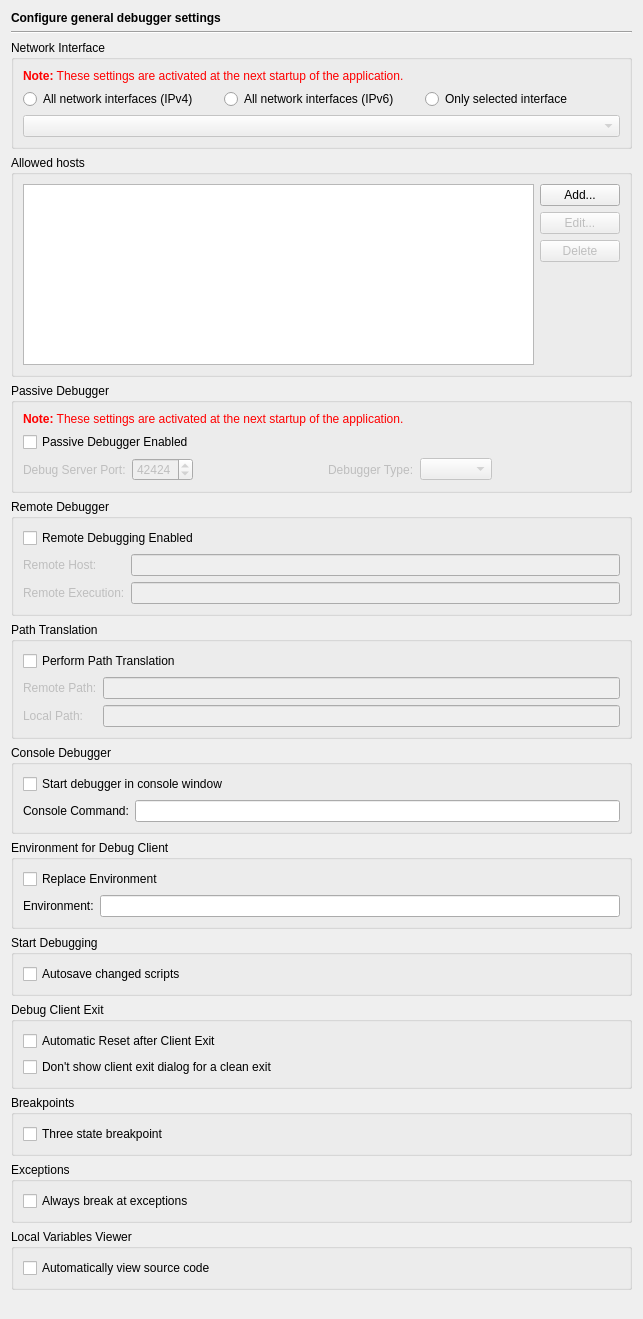
<?xml version="1.0" encoding="UTF-8"?>
<ui version="4.0">
 <class>DebuggerGeneralPage</class>
 <widget class="QWidget" name="DebuggerGeneralPage">
  <property name="geometry">
   <rect>
    <x>0</x>
    <y>0</y>
    <width>643</width>
    <height>1319</height>
   </rect>
  </property>
  <layout class="QVBoxLayout" name="verticalLayout_5">
   <item>
    <widget class="QLabel" name="headerLabel">
     <property name="text">
      <string>&lt;b&gt;Configure general debugger settings&lt;/b&gt;</string>
     </property>
    </widget>
   </item>
   <item>
    <widget class="Line" name="line11">
     <property name="frameShape">
      <enum>QFrame::HLine</enum>
     </property>
     <property name="frameShadow">
      <enum>QFrame::Sunken</enum>
     </property>
     <property name="orientation">
      <enum>Qt::Horizontal</enum>
     </property>
    </widget>
   </item>
   <item>
    <widget class="QGroupBox" name="groupBox_3">
     <property name="title">
      <string>Network Interface</string>
     </property>
     <layout class="QGridLayout" name="gridLayout_2">
      <item row="0" column="0" colspan="3">
       <widget class="QLabel" name="TextLabel1_2_3">
        <property name="text">
         <string>&lt;font color=&quot;#FF0000&quot;&gt;&lt;b&gt;Note:&lt;/b&gt; These settings are activated at the next startup of the application.&lt;/font&gt;</string>
        </property>
       </widget>
      </item>
      <item row="1" column="0">
       <widget class="QRadioButton" name="allInterfacesButton">
        <property name="toolTip">
         <string>Select to listen on all available network interfaces (IPv4 mode)</string>
        </property>
        <property name="text">
         <string>All network interfaces (IPv4)</string>
        </property>
       </widget>
      </item>
      <item row="1" column="1">
       <widget class="QRadioButton" name="all6InterfacesButton">
        <property name="toolTip">
         <string>Select to listen on all available network interfaces (IPv6 mode)</string>
        </property>
        <property name="text">
         <string>All network interfaces (IPv6)</string>
        </property>
       </widget>
      </item>
      <item row="1" column="2">
       <widget class="QRadioButton" name="selectedInterfaceButton">
        <property name="toolTip">
         <string>Select to listen on the configured interface</string>
        </property>
        <property name="text">
         <string>Only selected interface</string>
        </property>
       </widget>
      </item>
      <item row="2" column="0" colspan="3">
       <widget class="QComboBox" name="interfacesCombo">
        <property name="enabled">
         <bool>false</bool>
        </property>
        <property name="toolTip">
         <string>Select the network interface to listen on</string>
        </property>
       </widget>
      </item>
     </layout>
    </widget>
   </item>
   <item>
    <widget class="QGroupBox" name="groupBox_4">
     <property name="title">
      <string>Allowed hosts</string>
     </property>
     <layout class="QGridLayout">
      <item row="3" column="1">
       <spacer>
        <property name="orientation">
         <enum>Qt::Vertical</enum>
        </property>
        <property name="sizeHint" stdset="0">
         <size>
          <width>20</width>
          <height>40</height>
         </size>
        </property>
       </spacer>
      </item>
      <item row="2" column="1">
       <widget class="QPushButton" name="deleteAllowedHostButton">
        <property name="enabled">
         <bool>false</bool>
        </property>
        <property name="text">
         <string>Delete</string>
        </property>
       </widget>
      </item>
      <item row="1" column="1">
       <widget class="QPushButton" name="editAllowedHostButton">
        <property name="enabled">
         <bool>false</bool>
        </property>
        <property name="text">
         <string>Edit...</string>
        </property>
       </widget>
      </item>
      <item row="0" column="1">
       <widget class="QPushButton" name="addAllowedHostButton">
        <property name="text">
         <string>Add...</string>
        </property>
       </widget>
      </item>
      <item row="0" column="0" rowspan="4">
       <widget class="QListWidget" name="allowedHostsList">
        <property name="sizePolicy">
         <sizepolicy hsizetype="Expanding" vsizetype="Preferred">
          <horstretch>0</horstretch>
          <verstretch>0</verstretch>
         </sizepolicy>
        </property>
       </widget>
      </item>
     </layout>
    </widget>
   </item>
   <item>
    <widget class="QGroupBox" name="passiveDbgGroup">
     <property name="title">
      <string>Passive Debugger</string>
     </property>
     <layout class="QGridLayout" name="gridLayout">
      <item row="0" column="0" colspan="6">
       <widget class="QLabel" name="TextLabel1_2_2">
        <property name="text">
         <string>&lt;font color=&quot;#FF0000&quot;&gt;&lt;b&gt;Note:&lt;/b&gt; These settings are activated at the next startup of the application.&lt;/font&gt;</string>
        </property>
       </widget>
      </item>
      <item row="1" column="0" colspan="6">
       <widget class="QCheckBox" name="passiveDbgCheckBox">
        <property name="toolTip">
         <string>Enables the passive debug mode</string>
        </property>
        <property name="whatsThis">
         <string>&lt;b&gt;Passive Debugger Enabled&lt;/b&gt;
&lt;p&gt;This enables the passive debugging mode. In this mode the debug client (the script) connects to the debug server (the IDE). The script is started outside the IDE. This way mod_python or Zope scripts can be debugged.&lt;/p&gt;</string>
        </property>
        <property name="text">
         <string>Passive Debugger Enabled</string>
        </property>
       </widget>
      </item>
      <item row="2" column="0">
       <widget class="QLabel" name="passiveDbgPortLabel">
        <property name="enabled">
         <bool>false</bool>
        </property>
        <property name="text">
         <string>Debug Server Port:</string>
        </property>
       </widget>
      </item>
      <item row="2" column="1">
       <widget class="QSpinBox" name="passiveDbgPortSpinBox">
        <property name="enabled">
         <bool>false</bool>
        </property>
        <property name="toolTip">
         <string>Enter the port the debugger should listen on</string>
        </property>
        <property name="whatsThis">
         <string>&lt;b&gt;Debug Server Port&lt;/b&gt;
&lt;p&gt;Enter the port the debugger should listen on.&lt;/p&gt;</string>
        </property>
        <property name="minimum">
         <number>1024</number>
        </property>
        <property name="maximum">
         <number>65535</number>
        </property>
        <property name="value">
         <number>42424</number>
        </property>
       </widget>
      </item>
      <item row="2" column="2">
       <spacer name="horizontalSpacer_2">
        <property name="orientation">
         <enum>Qt::Horizontal</enum>
        </property>
        <property name="sizeHint" stdset="0">
         <size>
          <width>91</width>
          <height>20</height>
         </size>
        </property>
       </spacer>
      </item>
      <item row="2" column="3">
       <widget class="QLabel" name="label">
        <property name="enabled">
         <bool>false</bool>
        </property>
        <property name="text">
         <string>Debugger Type:</string>
        </property>
       </widget>
      </item>
      <item row="2" column="4">
       <widget class="QComboBox" name="passiveDbgBackendCombo">
        <property name="enabled">
         <bool>false</bool>
        </property>
        <property name="toolTip">
         <string>Select the debugger type of the backend</string>
        </property>
       </widget>
      </item>
      <item row="2" column="5">
       <spacer name="horizontalSpacer">
        <property name="orientation">
         <enum>Qt::Horizontal</enum>
        </property>
        <property name="sizeHint" stdset="0">
         <size>
          <width>91</width>
          <height>20</height>
         </size>
        </property>
       </spacer>
      </item>
     </layout>
    </widget>
   </item>
   <item>
    <widget class="QGroupBox" name="groupBox_2">
     <property name="title">
      <string>Remote Debugger</string>
     </property>
     <layout class="QGridLayout">
      <item row="2" column="0">
       <widget class="QLabel" name="execLabel">
        <property name="enabled">
         <bool>false</bool>
        </property>
        <property name="text">
         <string>Remote Execution:</string>
        </property>
        <property name="buddy">
         <cstring>execLineEdit</cstring>
        </property>
       </widget>
      </item>
      <item row="2" column="1">
       <widget class="QLineEdit" name="execLineEdit">
        <property name="enabled">
         <bool>false</bool>
        </property>
        <property name="toolTip">
         <string>Enter the remote execution command.</string>
        </property>
        <property name="whatsThis">
         <string>&lt;b&gt;Remote Execution&lt;/b&gt;
&lt;p&gt;Enter the remote execution command (e.g. ssh). This command is used to log into the remote host and execute the remote debugger.&lt;/p&gt;</string>
        </property>
       </widget>
      </item>
      <item row="1" column="1">
       <widget class="QLineEdit" name="hostLineEdit">
        <property name="enabled">
         <bool>false</bool>
        </property>
        <property name="toolTip">
         <string>Enter the hostname of the remote machine.</string>
        </property>
        <property name="whatsThis">
         <string>&lt;b&gt;Remote Host&lt;/b&gt;
&lt;p&gt;Enter the hostname of the remote machine.&lt;/p&gt;</string>
        </property>
       </widget>
      </item>
      <item row="1" column="0">
       <widget class="QLabel" name="hostLabel">
        <property name="enabled">
         <bool>false</bool>
        </property>
        <property name="text">
         <string>Remote Host:</string>
        </property>
        <property name="buddy">
         <cstring>hostLineEdit</cstring>
        </property>
       </widget>
      </item>
      <item row="0" column="0" colspan="2">
       <widget class="QCheckBox" name="remoteCheckBox">
        <property name="toolTip">
         <string>Enable remote debugging</string>
        </property>
        <property name="whatsThis">
         <string>This enables the remote debugger. Please enter the hostname of the remote machine and the command for the remote execution (e.g. ssh) below.</string>
        </property>
        <property name="text">
         <string>Remote Debugging Enabled</string>
        </property>
       </widget>
      </item>
     </layout>
    </widget>
   </item>
   <item>
    <widget class="QGroupBox" name="dbgPathTranslationGroup">
     <property name="title">
      <string>Path Translation</string>
     </property>
     <layout class="QGridLayout" name="_2">
      <item row="0" column="0" colspan="2">
       <widget class="QCheckBox" name="dbgPathTranslationCheckBox">
        <property name="toolTip">
         <string>Select to perform path translation</string>
        </property>
        <property name="text">
         <string>Perform Path Translation</string>
        </property>
       </widget>
      </item>
      <item row="2" column="0">
       <widget class="QLabel" name="textLabel2_9">
        <property name="enabled">
         <bool>false</bool>
        </property>
        <property name="text">
         <string>Local Path:</string>
        </property>
       </widget>
      </item>
      <item row="2" column="1">
       <widget class="QLineEdit" name="dbgTranslationLocalEdit">
        <property name="enabled">
         <bool>false</bool>
        </property>
        <property name="toolTip">
         <string>Enter the local path</string>
        </property>
       </widget>
      </item>
      <item row="1" column="1">
       <widget class="QLineEdit" name="dbgTranslationRemoteEdit">
        <property name="enabled">
         <bool>false</bool>
        </property>
        <property name="toolTip">
         <string>Enter the remote path</string>
        </property>
       </widget>
      </item>
      <item row="1" column="0">
       <widget class="QLabel" name="textLabel1_18">
        <property name="enabled">
         <bool>false</bool>
        </property>
        <property name="text">
         <string>Remote Path:</string>
        </property>
       </widget>
      </item>
     </layout>
    </widget>
   </item>
   <item>
    <widget class="QGroupBox" name="groupBox_6">
     <property name="title">
      <string>Console Debugger</string>
     </property>
     <layout class="QGridLayout" name="_4">
      <item row="1" column="1">
       <widget class="QLineEdit" name="consoleDbgEdit">
        <property name="toolTip">
         <string>Enter the console command (e.g. xterm -e)</string>
        </property>
        <property name="whatsThis">
         <string>&lt;b&gt;Console Command&lt;/b&gt;
&lt;p&gt;Enter the console command (e.g. xterm -e). This command is used to open a command window for the debugger.&lt;/p&gt;</string>
        </property>
       </widget>
      </item>
      <item row="1" column="0">
       <widget class="QLabel" name="textLabel1_17">
        <property name="text">
         <string>Console Command:</string>
        </property>
       </widget>
      </item>
      <item row="0" column="0" colspan="2">
       <widget class="QCheckBox" name="consoleDbgCheckBox">
        <property name="toolTip">
         <string>Select to start the debugger in a console window (e.g. xterm)</string>
        </property>
        <property name="text">
         <string>Start debugger in console window</string>
        </property>
       </widget>
      </item>
     </layout>
    </widget>
   </item>
   <item>
    <widget class="QGroupBox" name="groupBox_5">
     <property name="title">
      <string>Environment for Debug Client</string>
     </property>
     <layout class="QGridLayout" name="_3">
      <item row="0" column="0" colspan="2">
       <widget class="QCheckBox" name="debugEnvironReplaceCheckBox">
        <property name="toolTip">
         <string>Select, if the environment should be replaced.</string>
        </property>
        <property name="whatsThis">
         <string>&lt;b&gt;Replace Environment&lt;/b&gt;
&lt;p&gt;If this entry is checked, the environment of the debugger will be replaced by the entries of the environment variables field. If it is unchecked, the environment will be ammended by these settings.&lt;/p&gt;</string>
        </property>
        <property name="text">
         <string>Replace Environment</string>
        </property>
       </widget>
      </item>
      <item row="1" column="0">
       <widget class="QLabel" name="textLabel1_16">
        <property name="text">
         <string>Environment:</string>
        </property>
       </widget>
      </item>
      <item row="1" column="1">
       <widget class="QLineEdit" name="debugEnvironEdit">
        <property name="toolTip">
         <string>Enter the environment variables to be set.</string>
        </property>
        <property name="whatsThis">
         <string>&lt;b&gt;Environment&lt;/b&gt;
&lt;p&gt;Enter the environment variables to be set for the debugger. The individual settings must be separate by whitespace and be given in the form 'var=value'.&lt;/p&gt;
&lt;p&gt;Example: var1=1 var2=&quot;hello world&quot;&lt;/p&gt;</string>
        </property>
       </widget>
      </item>
     </layout>
    </widget>
   </item>
   <item>
    <widget class="QGroupBox" name="groupBox">
     <property name="title">
      <string>Start Debugging</string>
     </property>
     <layout class="QVBoxLayout" name="verticalLayout">
      <item>
       <widget class="QCheckBox" name="debugAutoSaveScriptsCheckBox">
        <property name="toolTip">
         <string>Select, whether changed scripts should be saved upon a debug, run, ... action.</string>
        </property>
        <property name="text">
         <string>Autosave changed scripts</string>
        </property>
       </widget>
      </item>
     </layout>
    </widget>
   </item>
   <item>
    <widget class="QGroupBox" name="groupBox_7">
     <property name="title">
      <string>Debug Client Exit</string>
     </property>
     <layout class="QVBoxLayout" name="verticalLayout_3">
      <item>
       <widget class="QCheckBox" name="automaticResetCheckBox">
        <property name="toolTip">
         <string>Select, whether a reset of the debug client should be performed after a client exit</string>
        </property>
        <property name="text">
         <string>Automatic Reset after Client Exit</string>
        </property>
       </widget>
      </item>
      <item>
       <widget class="QCheckBox" name="dontShowClientExitCheckBox">
        <property name="toolTip">
         <string>Select to suppress the client exit dialog for a clean exit</string>
        </property>
        <property name="text">
         <string>Don't show client exit dialog for a clean exit</string>
        </property>
       </widget>
      </item>
     </layout>
    </widget>
   </item>
   <item>
    <widget class="QGroupBox" name="groupBox_8">
     <property name="title">
      <string>Breakpoints</string>
     </property>
     <layout class="QVBoxLayout" name="verticalLayout_2">
      <item>
       <widget class="QCheckBox" name="debugThreeStateBreakPoint">
        <property name="toolTip">
         <string>Select to change the breakpoint toggle order from Off-&gt;On-&gt;Off to Off-&gt;On (permanent)-&gt;On (temporary)-&gt;Off</string>
        </property>
        <property name="text">
         <string>Three state breakpoint</string>
        </property>
       </widget>
      </item>
     </layout>
    </widget>
   </item>
   <item>
    <widget class="QGroupBox" name="groupBox_9">
     <property name="title">
      <string>Exceptions</string>
     </property>
     <layout class="QVBoxLayout" name="verticalLayout_4">
      <item>
       <widget class="QCheckBox" name="exceptionBreakCheckBox">
        <property name="toolTip">
         <string>Select to always break at exceptions</string>
        </property>
        <property name="text">
         <string>Always break at exceptions</string>
        </property>
       </widget>
      </item>
     </layout>
    </widget>
   </item>
   <item>
    <widget class="QGroupBox" name="groupBox_10">
     <property name="title">
      <string>Local Variables Viewer</string>
     </property>
     <layout class="QVBoxLayout" name="verticalLayout_5">
      <item>
       <widget class="QCheckBox" name="autoViewSourcecodeCheckBox">
        <property name="toolTip">
         <string>Automatically view source code when user changes the callstack frame in the callstack viewer.</string>
        </property>
        <property name="text">
         <string>Automatically view source code</string>
        </property>
       </widget>
      </item>
     </layout>
    </widget>
   </item>
   <item>
    <spacer name="verticalSpacer">
     <property name="orientation">
      <enum>Qt::Vertical</enum>
     </property>
     <property name="sizeHint" stdset="0">
      <size>
       <width>20</width>
       <height>28</height>
      </size>
     </property>
    </spacer>
   </item>
  </layout>
 </widget>
 <tabstops>
  <tabstop>allInterfacesButton</tabstop>
  <tabstop>all6InterfacesButton</tabstop>
  <tabstop>selectedInterfaceButton</tabstop>
  <tabstop>interfacesCombo</tabstop>
  <tabstop>allowedHostsList</tabstop>
  <tabstop>addAllowedHostButton</tabstop>
  <tabstop>editAllowedHostButton</tabstop>
  <tabstop>deleteAllowedHostButton</tabstop>
  <tabstop>passiveDbgCheckBox</tabstop>
  <tabstop>passiveDbgPortSpinBox</tabstop>
  <tabstop>passiveDbgBackendCombo</tabstop>
  <tabstop>remoteCheckBox</tabstop>
  <tabstop>hostLineEdit</tabstop>
  <tabstop>execLineEdit</tabstop>
  <tabstop>dbgPathTranslationCheckBox</tabstop>
  <tabstop>dbgTranslationRemoteEdit</tabstop>
  <tabstop>dbgTranslationLocalEdit</tabstop>
  <tabstop>consoleDbgCheckBox</tabstop>
  <tabstop>consoleDbgEdit</tabstop>
  <tabstop>debugEnvironReplaceCheckBox</tabstop>
  <tabstop>debugEnvironEdit</tabstop>
  <tabstop>debugAutoSaveScriptsCheckBox</tabstop>
  <tabstop>automaticResetCheckBox</tabstop>
  <tabstop>dontShowClientExitCheckBox</tabstop>
  <tabstop>debugThreeStateBreakPoint</tabstop>
  <tabstop>exceptionBreakCheckBox</tabstop>
 </tabstops>
 <resources/>
 <connections>
  <connection>
   <sender>passiveDbgCheckBox</sender>
   <signal>toggled(bool)</signal>
   <receiver>passiveDbgPortLabel</receiver>
   <slot>setEnabled(bool)</slot>
   <hints>
    <hint type="sourcelabel">
     <x>121</x>
     <y>467</y>
    </hint>
    <hint type="destinationlabel">
     <x>107</x>
     <y>498</y>
    </hint>
   </hints>
  </connection>
  <connection>
   <sender>passiveDbgCheckBox</sender>
   <signal>toggled(bool)</signal>
   <receiver>passiveDbgPortSpinBox</receiver>
   <slot>setEnabled(bool)</slot>
   <hints>
    <hint type="sourcelabel">
     <x>219</x>
     <y>467</y>
    </hint>
    <hint type="destinationlabel">
     <x>205</x>
     <y>498</y>
    </hint>
   </hints>
  </connection>
  <connection>
   <sender>remoteCheckBox</sender>
   <signal>toggled(bool)</signal>
   <receiver>execLineEdit</receiver>
   <slot>setEnabled(bool)</slot>
   <hints>
    <hint type="sourcelabel">
     <x>294</x>
     <y>568</y>
    </hint>
    <hint type="destinationlabel">
     <x>587</x>
     <y>630</y>
    </hint>
   </hints>
  </connection>
  <connection>
   <sender>remoteCheckBox</sender>
   <signal>toggled(bool)</signal>
   <receiver>execLabel</receiver>
   <slot>setEnabled(bool)</slot>
   <hints>
    <hint type="sourcelabel">
     <x>160</x>
     <y>568</y>
    </hint>
    <hint type="destinationlabel">
     <x>128</x>
     <y>630</y>
    </hint>
   </hints>
  </connection>
  <connection>
   <sender>remoteCheckBox</sender>
   <signal>toggled(bool)</signal>
   <receiver>hostLabel</receiver>
   <slot>setEnabled(bool)</slot>
   <hints>
    <hint type="sourcelabel">
     <x>147</x>
     <y>568</y>
    </hint>
    <hint type="destinationlabel">
     <x>86</x>
     <y>599</y>
    </hint>
   </hints>
  </connection>
  <connection>
   <sender>remoteCheckBox</sender>
   <signal>toggled(bool)</signal>
   <receiver>hostLineEdit</receiver>
   <slot>setEnabled(bool)</slot>
   <hints>
    <hint type="sourcelabel">
     <x>263</x>
     <y>568</y>
    </hint>
    <hint type="destinationlabel">
     <x>587</x>
     <y>599</y>
    </hint>
   </hints>
  </connection>
  <connection>
   <sender>selectedInterfaceButton</sender>
   <signal>toggled(bool)</signal>
   <receiver>interfacesCombo</receiver>
   <slot>setEnabled(bool)</slot>
   <hints>
    <hint type="sourcelabel">
     <x>587</x>
     <y>107</y>
    </hint>
    <hint type="destinationlabel">
     <x>307</x>
     <y>137</y>
    </hint>
   </hints>
  </connection>
  <connection>
   <sender>passiveDbgCheckBox</sender>
   <signal>toggled(bool)</signal>
   <receiver>label</receiver>
   <slot>setEnabled(bool)</slot>
   <hints>
    <hint type="sourcelabel">
     <x>78</x>
     <y>467</y>
    </hint>
    <hint type="destinationlabel">
     <x>410</x>
     <y>498</y>
    </hint>
   </hints>
  </connection>
  <connection>
   <sender>passiveDbgCheckBox</sender>
   <signal>toggled(bool)</signal>
   <receiver>passiveDbgBackendCombo</receiver>
   <slot>setEnabled(bool)</slot>
   <hints>
    <hint type="sourcelabel">
     <x>257</x>
     <y>467</y>
    </hint>
    <hint type="destinationlabel">
     <x>484</x>
     <y>497</y>
    </hint>
   </hints>
  </connection>
  <connection>
   <sender>dbgPathTranslationCheckBox</sender>
   <signal>toggled(bool)</signal>
   <receiver>dbgTranslationRemoteEdit</receiver>
   <slot>setEnabled(bool)</slot>
   <hints>
    <hint type="sourcelabel">
     <x>74</x>
     <y>700</y>
    </hint>
    <hint type="destinationlabel">
     <x>241</x>
     <y>731</y>
    </hint>
   </hints>
  </connection>
  <connection>
   <sender>dbgPathTranslationCheckBox</sender>
   <signal>toggled(bool)</signal>
   <receiver>textLabel1_18</receiver>
   <slot>setEnabled(bool)</slot>
   <hints>
    <hint type="sourcelabel">
     <x>54</x>
     <y>700</y>
    </hint>
    <hint type="destinationlabel">
     <x>56</x>
     <y>731</y>
    </hint>
   </hints>
  </connection>
  <connection>
   <sender>dbgPathTranslationCheckBox</sender>
   <signal>toggled(bool)</signal>
   <receiver>textLabel2_9</receiver>
   <slot>setEnabled(bool)</slot>
   <hints>
    <hint type="sourcelabel">
     <x>104</x>
     <y>700</y>
    </hint>
    <hint type="destinationlabel">
     <x>89</x>
     <y>762</y>
    </hint>
   </hints>
  </connection>
  <connection>
   <sender>dbgPathTranslationCheckBox</sender>
   <signal>toggled(bool)</signal>
   <receiver>dbgTranslationLocalEdit</receiver>
   <slot>setEnabled(bool)</slot>
   <hints>
    <hint type="sourcelabel">
     <x>273</x>
     <y>700</y>
    </hint>
    <hint type="destinationlabel">
     <x>353</x>
     <y>762</y>
    </hint>
   </hints>
  </connection>
 </connections>
</ui>
